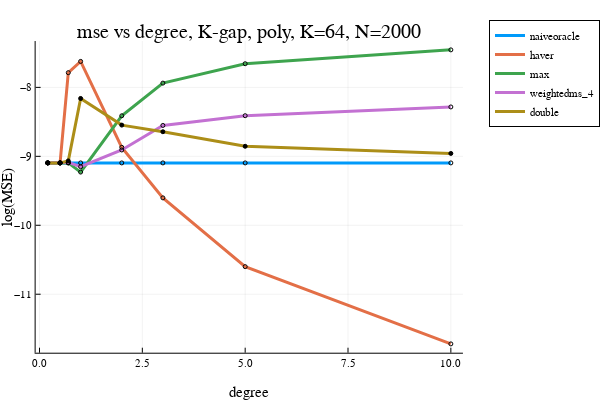

Notebook source saved alongside this figure:
### Markdown cell above
### K-gap polynomial low degree $\alpha < 1$

### Code cell
"""
trying to run bandits and see the performance of the estimator.

"""

using Infiltrator
using ProgressMeter
using Plots
plotly()

include("./KjBandits.jl")
include("./KjFunctions.jl")


opt = (
    σ² = (1.0/2)^2, 
    dataseed=313, #123
    algoseed=789,
    n_trials = 200, #50, #1000, #200
    N = 2000, 
    algo_name = "uniform", # "ucb", # "ucb", "sr", "uniform"
    problem_name = "K_gap_poly", #"equal", "allbest", #"linear_K20" #"linear", "linear_K2_custom", "linear_K2"
    K = 64,
    num_optimals = nothing,
    degree_ary = [0.2, 0.5, 0.7, 1.0, 2.0, 3.0, 5.0, 10.0],
    Delta = nothing,
    gap_splits = nothing,
)
#estimator_names = ["haver", "naiveoracle", "avg", "max", "weighted_100", "weightedms_4", ]
estimator_names = ["naiveoracle", "haver", "avg", "max", "weightedms_4", "double"]
@show estimator_names
@show opt

hatvalues = zeros(opt.n_trials, length(opt.degree_ary), length(estimator_names))
global estimators
global i_t_ary
rng_data = MersenneTwister(opt.dataseed)
rng_algo = MersenneTwister(opt.algoseed) 
rng_algo2 = MersenneTwister(opt.algoseed*31 + 1)
algo = []
problem = []
@showprogress for i_try = 1:opt.n_trials
#    global algo, problem
    myseed = rand(rng_data, UInt32)

    for i_d in eachindex(opt.degree_ary)
        global problem, algo
        degree = opt.degree_ary[i_d]

        problem = problem_factory(
            opt.problem_name, opt.σ²,  myseed, 
            K=opt.K, num_optimals=opt.num_optimals, 
            degree=degree, Delta=opt.Delta, gap_splits=opt.gap_splits)

        algo = algo_factory(opt.algo_name, problem, rand(rng_algo, UInt32))

        myseed2 = rand(rng_algo2, UInt32)
        estimators = [ estimator_factory(name, opt.σ², problem.μ, myseed2) for name in estimator_names]

        data = zeros(opt.K, opt.N)
        for i in 1:opt.K
            algo.n_pulls[i] = opt.N
            rewards = problem.μ[i] .+ sqrt(problem.σ²)*randn(problem.rngs[i], opt.N) 
            algo.sum_rewards[i] = sum(rewards) 
            data[i,:] .= rewards
        end 
        
        for i_est in 1:length(estimators)-1
            hatvalues[i_try, i_d, i_est] = estimate_value(estimators[i_est], algo)
        end
        hatvalues[i_try, i_d, end] = estimate_value(estimators[end], data)
    end
    #- compute the bias and the MSE
end
bias = meansqueeze(hatvalues, 1) # n_alphas x n_estimators
mse = meansqueeze(hatvalues .^ 2, 1)
mae = meansqueeze(abs.(hatvalues), 1)

x = opt.degree_ary
i = 1; plot(x, log.(mse[:,i]), label=estimator_names[i], linewidth=3)
i = 2; plot!(x, log.(mse[:,i]), label=estimator_names[i], linewidth=3)
# i = 3; plot!(x, log.(mse[:,i]), label=estimator_names[i], linewidth=3) 
i = 4; plot!(x, log.(mse[:,i]), label=estimator_names[i], linewidth=3)
i = 5; plot!(x, log.(mse[:,i]), label=estimator_names[i], linewidth=3)
i = 6; plot!(x, log.(mse[:,i]), label=estimator_names[i], linewidth=3)

i = 1; scatter!(x, log.(mse[:,i]), label=nothing, color=nothing, markersize=2)
i = 2; scatter!(x, log.(mse[:,i]), label=nothing, color=nothing, markersize=2)
# i = 3; scatter!(x, log.(mse[:,i]), label=nothing, color=nothing, markersize=2)
i = 4; scatter!(x, log.(mse[:,i]), label=nothing, color=nothing, markersize=2)
i = 5; scatter!(x, log.(mse[:,i]), label=nothing, color=nothing, markersize=2)
i = 6; scatter!(x, log.(mse[:,i]), label=nothing, color="black", markersize=2)
plot!(xlabel="degree", ylabel="log(MSE)", legend=:outertopright)  
title!("mse vs degree, K-gap, poly, K=64, N=2000")

### Figure 1 — Plotly figure (JSON) as saved in the notebook; plotly's stock layout.template omitted (floating-point values rounded to 4 significant figures)
{"data": [{"colorbar": {"title": {"text": ""}}, "legendgroup": "naiveoracle", "line": {"color": "rgba(0, 154, 250, 1.000)", "dash": "solid", "shape": "linear", "width": 3}, "mode": "lines", "name": "naiveoracle", "showlegend": true, "type": "scatter", "x": [0.2, 0.5, 0.7, 1, 2, 3, 5, 10], "xaxis": "x", "y": [-9.096, -9.096, -9.096, -9.096, -9.096, -9.096, -9.096, -9.096], "yaxis": "y", "zmax": null, "zmin": null}, {"colorbar": {"title": {"text": ""}}, "legendgroup": "haver", "line": {"color": "rgba(227, 111, 71, 1.000)", "dash": "solid", "shape": "linear", "width": 3}, "mode": "lines", "name": "haver", "showlegend": true, "type": "scatter", "x": [0.2, 0.5, 0.7, 1, 2, 3, 5, 10], "xaxis": "x", "y": [-9.096, -9.096, -7.787, -7.623, -8.87, -9.602, -10.6, -11.72], "yaxis": "y", "zmax": null, "zmin": null}, {"colorbar": {"title": {"text": ""}}, "legendgroup": "max", "line": {"color": "rgba(62, 164, 78, 1.000)", "dash": "solid", "shape": "linear", "width": 3}, "mode": "lines", "name": "max", "showlegend": true, "type": "scatter", "x": [0.2, 0.5, 0.7, 1, 2, 3, 5, 10], "xaxis": "x", "y": [-9.096, -9.096, -9.096, -9.229, -8.412, -7.938, -7.657, -7.456], "yaxis": "y", "zmax": null, "zmin": null}, {"colorbar": {"title": {"text": ""}}, "legendgroup": "weightedms_4", "line": {"color": "rgba(195, 113, 210, 1.000)", "dash": "solid", "shape": "linear", "width": 3}, "mode": "lines", "name": "weightedms_4", "showlegend": true, "type": "scatter", "x": [0.2, 0.5, 0.7, 1, 2, 3, 5, 10], "xaxis": "x", "y": [-9.096, -9.096, -9.089, -9.15, -8.908, -8.552, -8.411, -8.284], "yaxis": "y", "zmax": null, "zmin": null}, {"colorbar": {"title": {"text": ""}}, "legendgroup": "double", "line": {"color": "rgba(172, 142, 24, 1.000)", "dash": "solid", "shape": "linear", "width": 3}, "mode": "lines", "name": "double", "showlegend": true, "type": "scatter", "x": [0.2, 0.5, 0.7, 1, 2, 3, 5, 10], "xaxis": "x", "y": [-9.096, -9.096, -9.066, -8.161, -8.547, -8.643, -8.854, -8.958], "yaxis": "y", "zmax": null, "zmin": null}, {"colorbar": {"title": {"text": ""}}, "legendgroup": "", "marker": {"color": "rgba(0, 0, 0, 0)", "line": {"color": "rgba(0, 0, 0, 1)", "width": 1}, "size": 4, "symbol": "circle"}, "mode": "markers", "name": "", "showlegend": false, "type": "scatter", "x": [0.2, 0.5, 0.7, 1, 2, 3, 5, 10], "xaxis": "x", "y": [-9.096, -9.096, -9.096, -9.096, -9.096, -9.096, -9.096, -9.096], "yaxis": "y", "zmax": null, "zmin": null}, {"colorbar": {"title": {"text": ""}}, "legendgroup": "", "marker": {"color": "rgba(0, 0, 0, 0)", "line": {"color": "rgba(0, 0, 0, 1)", "width": 1}, "size": 4, "symbol": "circle"}, "mode": "markers", "name": "", "showlegend": false, "type": "scatter", "x": [0.2, 0.5, 0.7, 1, 2, 3, 5, 10], "xaxis": "x", "y": [-9.096, -9.096, -7.787, -7.623, -8.87, -9.602, -10.6, -11.72], "yaxis": "y", "zmax": null, "zmin": null}, {"colorbar": {"title": {"text": ""}}, "legendgroup": "", "marker": {"color": "rgba(0, 0, 0, 0)", "line": {"color": "rgba(0, 0, 0, 1)", "width": 1}, "size": 4, "symbol": "circle"}, "mode": "markers", "name": "", "showlegend": false, "type": "scatter", "x": [0.2, 0.5, 0.7, 1, 2, 3, 5, 10], "xaxis": "x", "y": [-9.096, -9.096, -9.096, -9.229, -8.412, -7.938, -7.657, -7.456], "yaxis": "y", "zmax": null, "zmin": null}, {"colorbar": {"title": {"text": ""}}, "legendgroup": "", "marker": {"color": "rgba(0, 0, 0, 0)", "line": {"color": "rgba(0, 0, 0, 1)", "width": 1}, "size": 4, "symbol": "circle"}, "mode": "markers", "name": "", "showlegend": false, "type": "scatter", "x": [0.2, 0.5, 0.7, 1, 2, 3, 5, 10], "xaxis": "x", "y": [-9.096, -9.096, -9.089, -9.15, -8.908, -8.552, -8.411, -8.284], "yaxis": "y", "zmax": null, "zmin": null}, {"colorbar": {"title": {"text": ""}}, "legendgroup": "", "marker": {"color": "rgba(0, 0, 0, 1)", "line": {"color": "rgba(0, 0, 0, 1)", "width": 1}, "size": 4, "symbol": "circle"}, "mode": "markers", "name": "", "showlegend": false, "type": "scatter", "x": [0.2, 0.5, 0.7, 1, 2, 3, 5, 10], "xaxis": "x", "y": [-9.096, -9.096, -9.066, -8.161, -8.547, -8.643, -8.854, -8.958], "yaxis": "y", "zmax": null, "zmin": null}], "layout": {"annotations": [{"font": {"color": "rgba(0, 0, 0, 1)", "family": "sans-serif", "size": 20}, "rotation": 0, "showarrow": false, "text": "mse vs degree, K-gap, poly, K=64, N=2000", "x": 0.535, "xanchor": "center", "xref": "paper", "y": 1, "yanchor": "top", "yref": "paper"}], "height": 400, "legend": {"bgcolor": "rgba(255, 255, 255, 1.000)", "bordercolor": "rgba(0, 0, 0, 1)", "borderwidth": 1, "font": {"color": "rgba(0, 0, 0, 1)", "family": "sans-serif", "size": 11}, "title": {"font": {"color": "rgba(0, 0, 0, 1)", "family": "sans-serif", "size": 15}, "text": ""}, "tracegroupgap": 0, "traceorder": "normal", "x": 1.05, "xanchor": "upper", "y": 1, "yanchor": "right"}, "margin": {"b": 20, "l": 0, "r": 0, "t": 20}, "paper_bgcolor": "rgba(255, 255, 255, 1.000)", "plot_bgcolor": "rgba(255, 255, 255, 1.000)", "showlegend": true, "width": 600, "xaxis": {"anchor": "y", "domain": [0.07647, 0.9934], "gridcolor": "rgba(0, 0, 0, 0.1)", "gridwidth": 0.5, "linecolor": "rgba(0, 0, 0, 1)", "mirror": false, "range": [-0.094, 10.29], "showgrid": true, "showline": true, "showticklabels": true, "tickangle": 0, "tickcolor": "rgb(0, 0, 0)", "tickfont": {"color": "rgba(0, 0, 0, 1)", "family": "sans-serif", "size": 11}, "tickmode": "array", "ticks": "inside", "ticktext": ["0.0", "2.5", "5.0", "7.5", "10.0"], "tickvals": [0, 2.5, 5, 7.5, 10], "title": {"font": {"color": "rgba(0, 0, 0, 1)", "family": "sans-serif", "size": 15}, "text": "degree"}, "type": "linear", "visible": true, "zeroline": false, "zerolinecolor": "rgba(0, 0, 0, 1)"}, "yaxis": {"anchor": "x", "domain": [0.07581, 0.9415], "gridcolor": "rgba(0, 0, 0, 0.1)", "gridwidth": 0.5, "linecolor": "rgba(0, 0, 0, 1)", "mirror": false, "range": [-11.85, -7.328], "showgrid": true, "showline": true, "showticklabels": true, "tickangle": 0, "tickcolor": "rgb(0, 0, 0)", "tickfont": {"color": "rgba(0, 0, 0, 1)", "family": "sans-serif", "size": 11}, "tickmode": "array", "ticks": "inside", "ticktext": ["−11", "−10", "−9", "−8"], "tickvals": [-11, -10, -9, -8], "title": {"font": {"color": "rgba(0, 0, 0, 1)", "family": "sans-serif", "size": 15}, "text": "log(MSE)"}, "type": "linear", "visible": true, "zeroline": false, "zerolinecolor": "rgba(0, 0, 0, 1)"}}}
